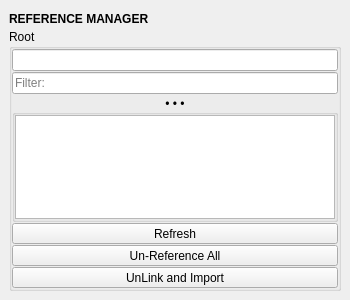
<?xml version="1.0" encoding="UTF-8"?>
<ui version="4.0">
 <class>QtUi</class>
 <widget class="QMainWindow" name="QtUi">
  <property name="enabled">
   <bool>true</bool>
  </property>
  <property name="geometry">
   <rect>
    <x>0</x>
    <y>0</y>
    <width>350</width>
    <height>300</height>
   </rect>
  </property>
  <property name="tabShape">
   <enum>QTabWidget::Triangular</enum>
  </property>
  <property name="dockNestingEnabled">
   <bool>true</bool>
  </property>
  <property name="dockOptions">
   <set>QMainWindow::AllowNestedDocks|QMainWindow::AllowTabbedDocks|QMainWindow::AnimatedDocks|QMainWindow::ForceTabbedDocks</set>
  </property>
  <widget class="QWidget" name="central_widget">
   <property name="minimumSize">
    <size>
     <width>200</width>
     <height>130</height>
    </size>
   </property>
   <layout class="QVBoxLayout" name="verticalLayout_2">
    <item>
     <layout class="QVBoxLayout" name="verticalLayout">
      <property name="spacing">
       <number>0</number>
      </property>
      <item>
       <widget class="Header" name="header">
        <property name="minimumSize">
         <size>
          <width>0</width>
          <height>20</height>
         </size>
        </property>
        <property name="font">
         <font>
          <weight>75</weight>
          <bold>true</bold>
         </font>
        </property>
        <property name="text">
         <string>REFERENCE MANAGER</string>
        </property>
       </widget>
      </item>
      <item>
       <widget class="QGroupBox" name="File">
        <property name="title">
         <string>Root</string>
        </property>
        <layout class="QVBoxLayout" name="verticalLayout_3">
         <property name="spacing">
          <number>1</number>
         </property>
         <property name="leftMargin">
          <number>0</number>
         </property>
         <property name="topMargin">
          <number>0</number>
         </property>
         <property name="rightMargin">
          <number>0</number>
         </property>
         <property name="bottomMargin">
          <number>0</number>
         </property>
         <item>
          <widget class="LineEdit" name="txt000"/>
         </item>
         <item>
          <widget class="QLineEdit" name="txt001">
           <property name="toolTip">
            <string>&lt;html&gt;&lt;head/&gt;&lt;body&gt;&lt;p&gt;Enter text to filter the file list.&lt;/p&gt;&lt;p&gt;'text*' matches files starting with 'text', &lt;/p&gt;&lt;p&gt;'*text*' matches files containing 'text', &lt;/p&gt;&lt;p&gt;'*text' matches files ending with 'text', &lt;/p&gt;&lt;p&gt;?text' matches any file with a character followed by 'text'.&lt;/p&gt;&lt;/body&gt;&lt;/html&gt;</string>
           </property>
           <property name="placeholderText">
            <string>Filter:</string>
           </property>
          </widget>
         </item>
         <item>
          <widget class="CollapsableGroup" name="scenes_group">
           <property name="title">
            <string>• • •</string>
           </property>
           <property name="alignment">
            <set>Qt::AlignCenter</set>
           </property>
           <layout class="QVBoxLayout" name="verticalLayout_4">
            <property name="leftMargin">
             <number>0</number>
            </property>
            <property name="topMargin">
             <number>0</number>
            </property>
            <property name="rightMargin">
             <number>0</number>
            </property>
            <property name="bottomMargin">
             <number>0</number>
            </property>
            <item>
             <widget class="QListWidget" name="list000"/>
            </item>
           </layout>
          </widget>
         </item>
         <item>
          <widget class="QPushButton" name="b004">
           <property name="minimumSize">
            <size>
             <width>0</width>
             <height>21</height>
            </size>
           </property>
           <property name="maximumSize">
            <size>
             <width>16777215</width>
             <height>21</height>
            </size>
           </property>
           <property name="toolTip">
            <string>Refresh the list of references based on the current workspace and filter settings.</string>
           </property>
           <property name="text">
            <string>Refresh</string>
           </property>
          </widget>
         </item>
         <item>
          <widget class="QPushButton" name="b002">
           <property name="minimumSize">
            <size>
             <width>0</width>
             <height>21</height>
            </size>
           </property>
           <property name="maximumSize">
            <size>
             <width>16777215</width>
             <height>21</height>
            </size>
           </property>
           <property name="toolTip">
            <string>Remove all referenced objects from the current scene.</string>
           </property>
           <property name="text">
            <string>Un-Reference All</string>
           </property>
          </widget>
         </item>
         <item>
          <widget class="QPushButton" name="b003">
           <property name="minimumSize">
            <size>
             <width>0</width>
             <height>21</height>
            </size>
           </property>
           <property name="maximumSize">
            <size>
             <width>16777215</width>
             <height>21</height>
            </size>
           </property>
           <property name="toolTip">
            <string>Convert all referenced objects to regular scene objects. This action is irreversible.</string>
           </property>
           <property name="text">
            <string>UnLink and Import</string>
           </property>
          </widget>
         </item>
        </layout>
       </widget>
      </item>
     </layout>
    </item>
   </layout>
  </widget>
 </widget>
 <customwidgets>
  <customwidget>
   <class>Header</class>
   <extends>QLabel</extends>
   <header>uitk.widgets.header.Header.h</header>
  </customwidget>
  <customwidget>
   <class>CollapsableGroup</class>
   <extends>QGroupBox</extends>
   <header>uitk.widgets.collapsableGroup.CollapsableGroup.h</header>
   <container>1</container>
  </customwidget>
  <customwidget>
   <class>LineEdit</class>
   <extends>QLineEdit</extends>
   <header>widgets.lineedit.h</header>
  </customwidget>
 </customwidgets>
 <resources/>
 <connections/>
 <designerdata>
  <property name="gridDeltaX">
   <number>5</number>
  </property>
  <property name="gridDeltaY">
   <number>5</number>
  </property>
  <property name="gridSnapX">
   <bool>true</bool>
  </property>
  <property name="gridSnapY">
   <bool>true</bool>
  </property>
  <property name="gridVisible">
   <bool>true</bool>
  </property>
 </designerdata>
</ui>
